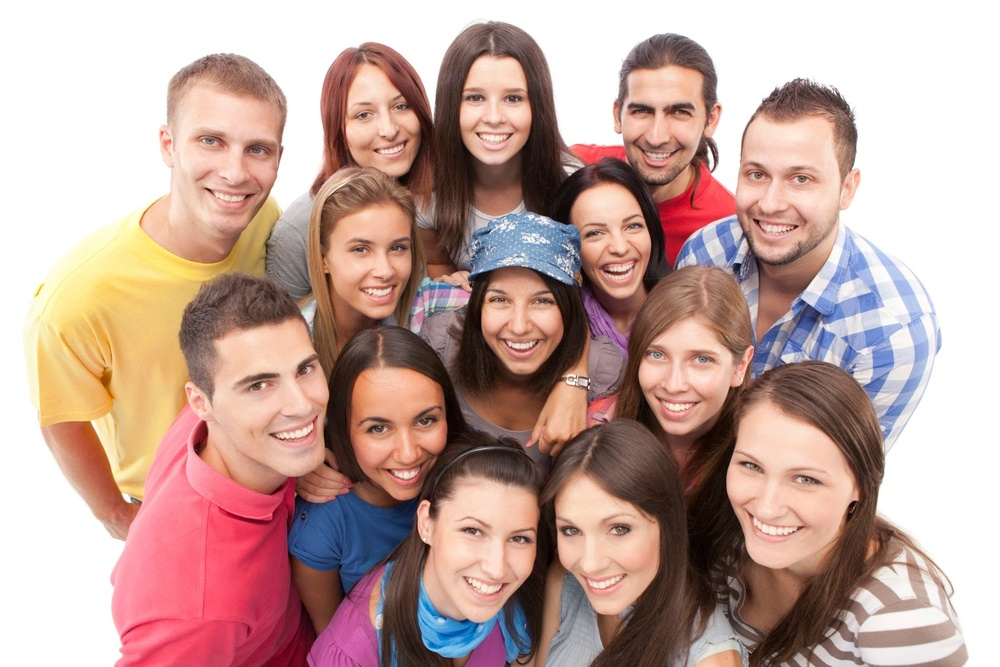
#> input picture FaceDetection-Python/data/sample_faces.jpeg, 1000 x 667 px, shrunk from 2048 x 1366 before the run
$ python 02-detect_face_by_haar.py
#> lines starting #> are read from the running program, lines starting #| are printed output that depends on the picture; after the words box and inside, x2 and y2 are one past the last pixel; in counts of white or black regions, pixels touching at a corner belong together
import cv2
import numpy as np
import sys
from pathlib import Path

def detect_faces_in_image(image_url):
    # 1. Load the Haar Cascade (included with OpenCV)
#> called with image_url = './data/sample_faces.jpeg'
    cascade_path = cv2.data.haarcascades + 'haarcascade_frontalface_default.xml'
    face_cascade = cv2.CascadeClassifier(cascade_path)

    # 2. Load the image
    img = cv2.imread(str(image_url))
#> img is the input picture: shape (667, 1000, 3); mean B, G, R 155.1, 162.6, 192.6
    if img is None:
        print("Error: Could not load image.")
        return

    # 3. Convert to Grayscale (Required for Haar Cascade)
    gray = cv2.cvtColor(img, cv2.COLOR_BGR2GRAY)
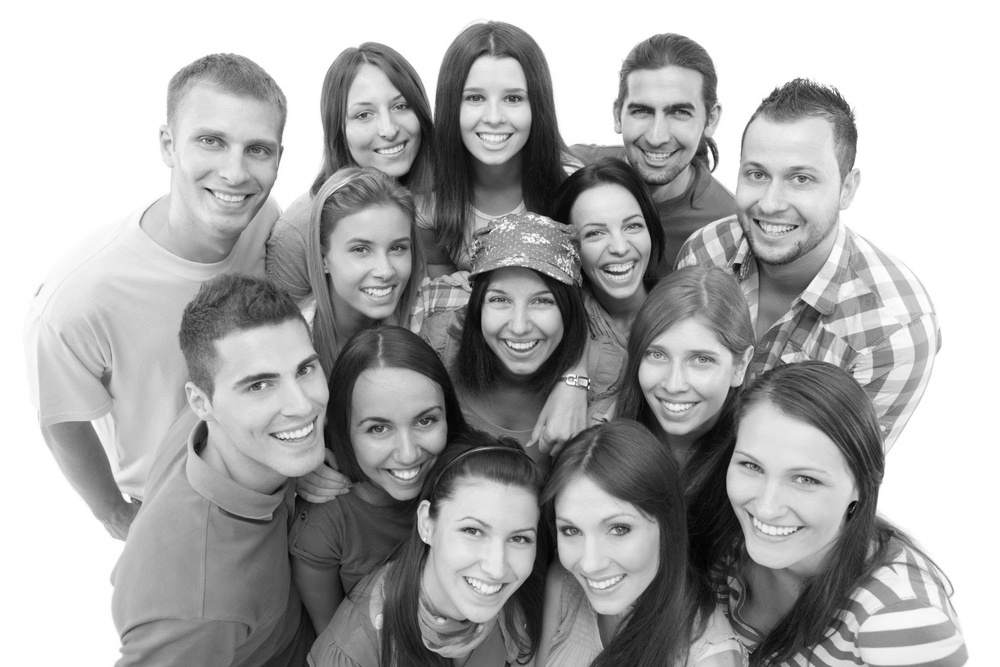
#> gray: shape (667, 1000); min 2, max 255, mean 170.7

    # 4. Detect Faces
    # scaleFactor=1.1: Reduces image size by 10% each pass to find faces of different sizes
    # minNeighbors=5: Higher values = fewer false positives
    faces = face_cascade.detectMultiScale(gray, scaleFactor=1.1, minNeighbors=5, minSize=(30, 30))
#> faces = 14 rows, first 6: [570, 194, 91, 91], [472, 269, 92, 92], [446, 61, 97, 97], [628, 319, 106, 106], [333, 74, 97, 97], [326, 209, 102, 102]

    print(f"Found {len(faces)} faces!")
#| Found 14 faces!

    # 5. Draw Rectangles
    for (x, y, w, h) in faces:
        cv2.rectangle(img, (x, y), (x + w, y + h), (255, 0, 0), 2)
#> this loop made 14 passes
#> (x, y, w, h) on passes 1 to 12: (570, 194, 91, 91), (472, 269, 92, 92), (446, 61, 97, 97), (628, 319, 106, 106), (333, 74, 97, 97), (326, 209, 102, 102), (604, 69, 112, 112), (537, 484, 123, 123), (339, 378, 121, 121), (717, 421, 140, 140), (431, 486, 126, 126), (164, 92, 139, 139)
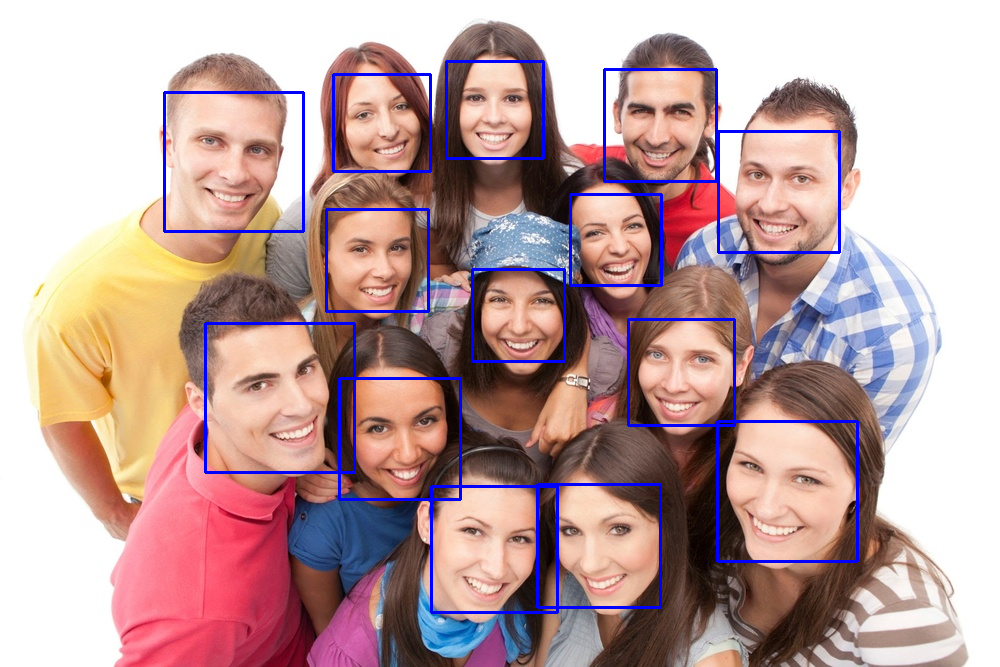
#> img: shape (667, 1000, 3); 2.88% of pixels changed, all inside (x1, y1, x2, y2) = (163, 60, 859, 614)

    # 6. Show and Save the result
    cv2.imshow('Detected Faces', img)
    cv2.imwrite('./output/detected_faces.jpg', img)
    print("Result saved as './output/detected_faces.jpg'")

    cv2.waitKey(0)
    cv2.destroyAllWindows()


if __name__ == "__main__":
    url = "./data/sample_faces.jpeg"
    #url = "./data/brendan.jpeg"
    # url = "./data/ryan.jpeg"
    # url = "./data/brendan_ryan.jpeg"

    image_path = Path(url)
    if not image_path.exists():
        print("❌ Image file not found")
        sys.exit(1)

    detect_faces_in_image(url)

$ run again, with FaceDetection-Python/data/brendan.jpeg copied over FaceDetection-Python/data/sample_faces.jpeg
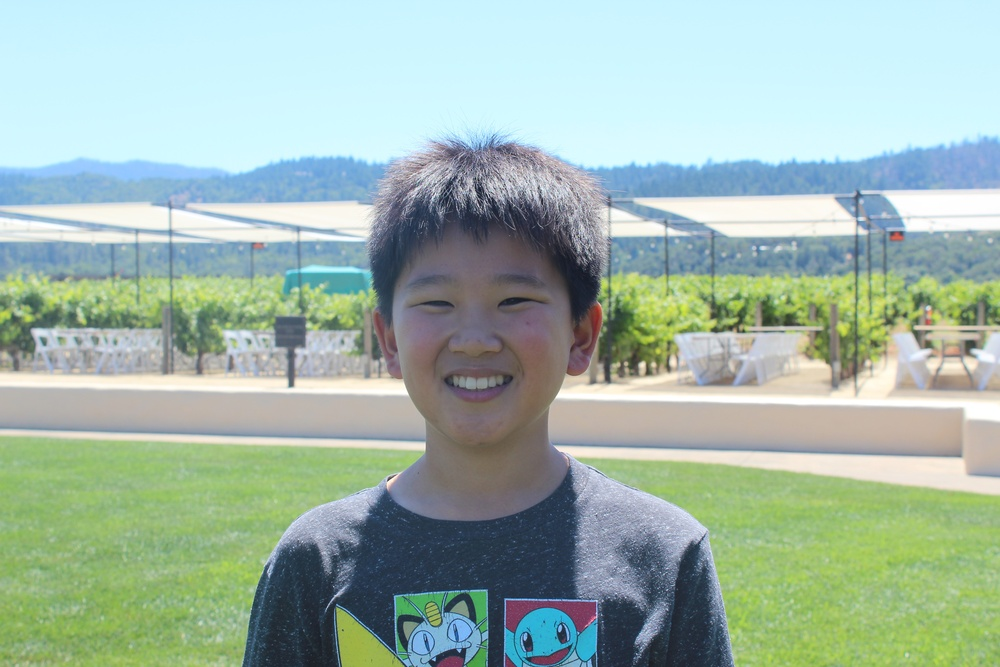
#> input picture FaceDetection-Python/data/brendan.jpeg, 1000 x 667 px, shrunk from 5184 x 3456 before the run
#> in detect_faces_in_image, img is the input picture: shape (667, 1000, 3); mean B, G, R 170.6, 182.3, 160.1
#> in detect_faces_in_image, `gray = cv2.cvtColor(img, cv2.COLOR_BGR2GRAY)`:
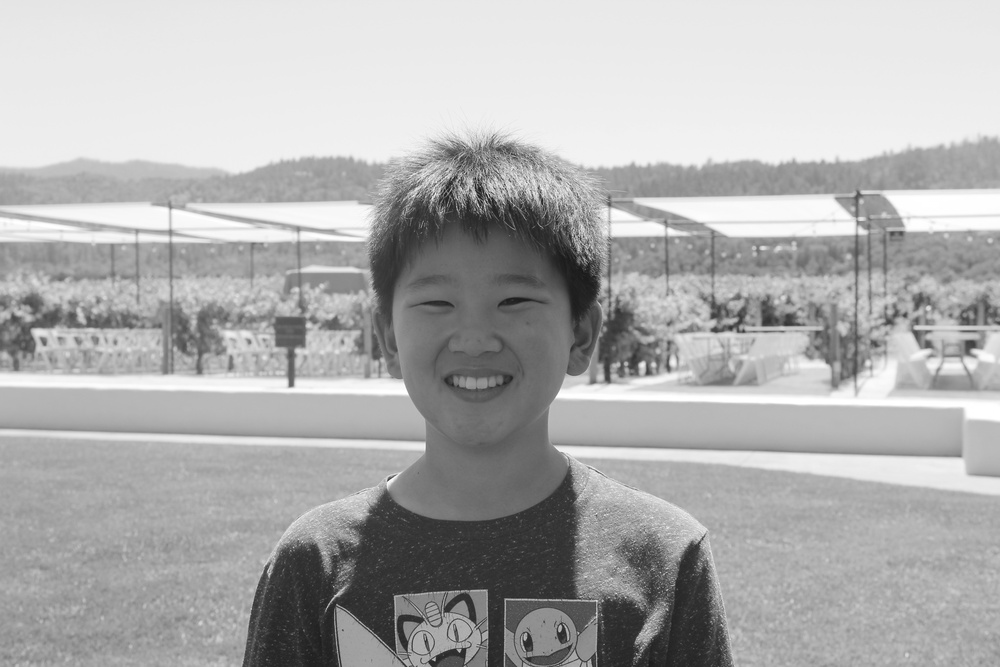
#> gray: shape (667, 1000); min 22, max 255, mean 174.3
#> faces = [[384, 233, 179, 179], [405, 326, 157, 157]]
#| Found 2 faces!
#> the loop in detect_faces_in_image, `for (x, y, w, h) in faces:` made 2 passes
#> after the loop in detect_faces_in_image, `for (x, y, w, h) in faces:`:
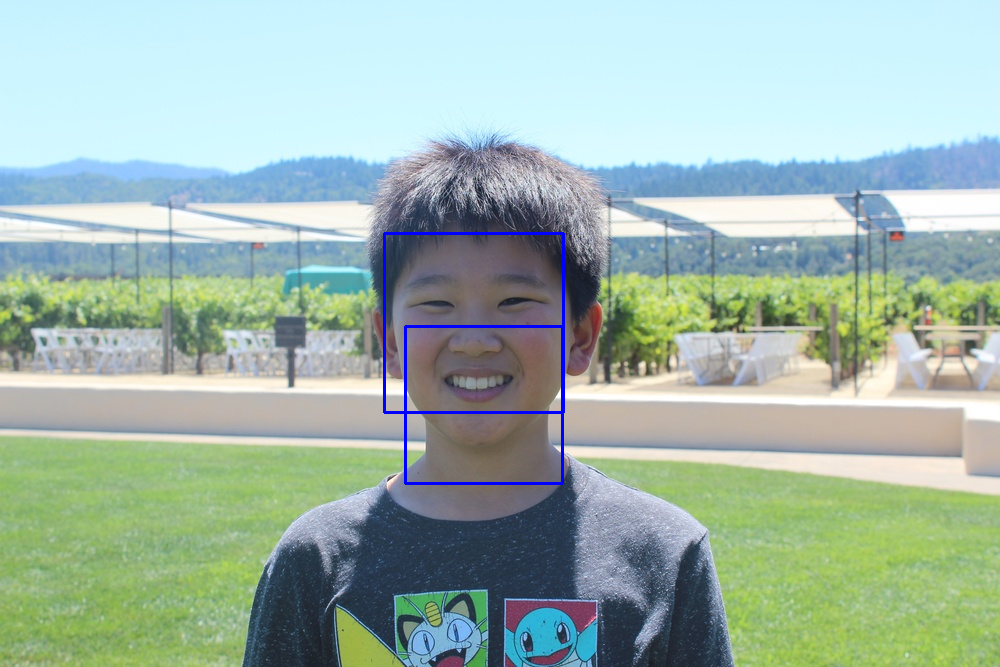
#> img: shape (667, 1000, 3); 0.57% of pixels changed, all inside (x1, y1, x2, y2) = (383, 232, 565, 485)

$ run again, with FaceDetection-Python/data/ryan.jpeg copied over FaceDetection-Python/data/sample_faces.jpeg
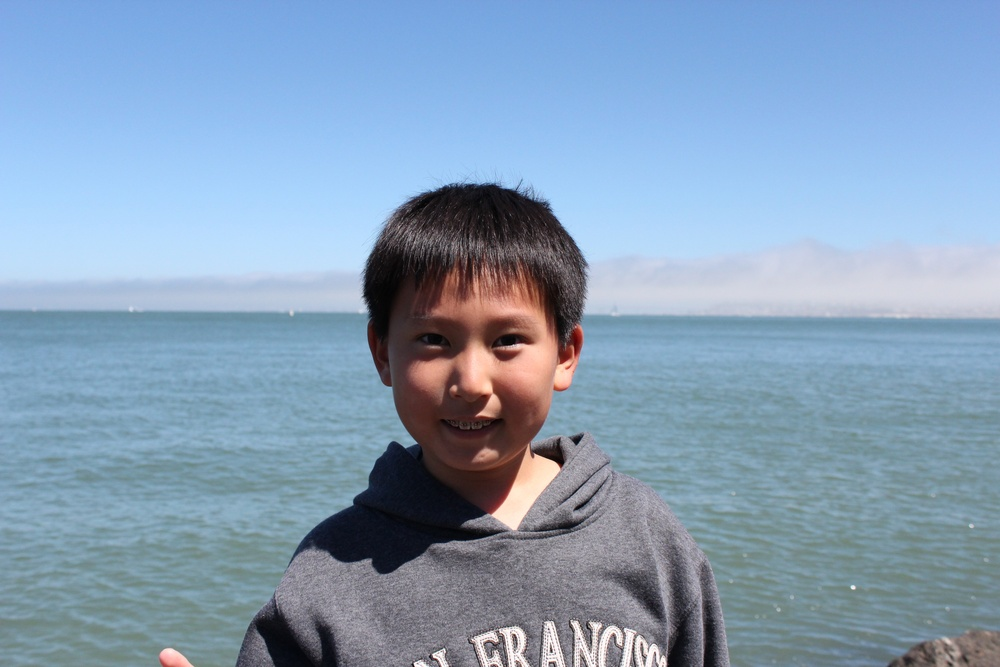
#> input picture FaceDetection-Python/data/ryan.jpeg, 1000 x 667 px, shrunk from 5184 x 3456 before the run
#> in detect_faces_in_image, img is the input picture: shape (667, 1000, 3); mean B, G, R 183.9, 158.9, 134.3
#> in detect_faces_in_image, `gray = cv2.cvtColor(img, cv2.COLOR_BGR2GRAY)`:
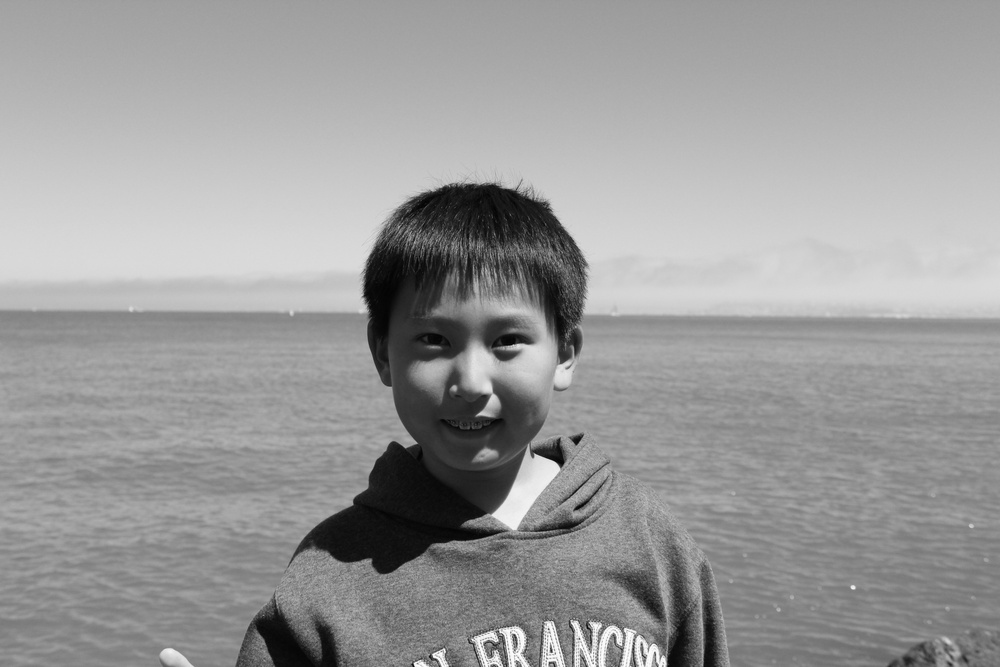
#> gray: shape (667, 1000); min 1, max 255, mean 154.4
#> faces = [[364, 260, 216, 216]]
#| Found 1 faces!
#> the loop in detect_faces_in_image, `for (x, y, w, h) in faces:` made 1 pass
#> after the loop in detect_faces_in_image, `for (x, y, w, h) in faces:`:
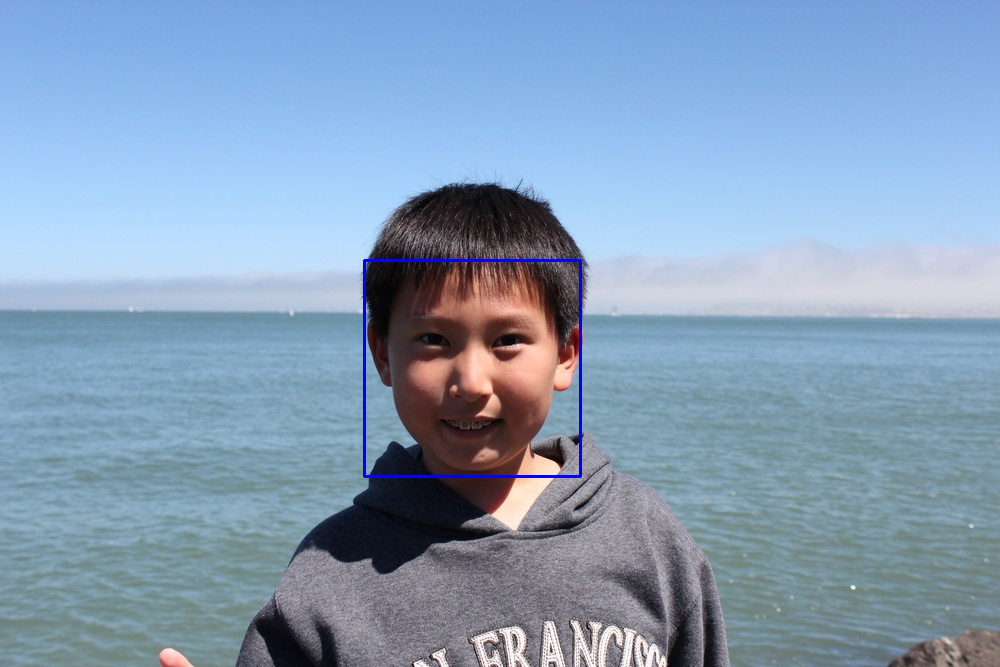
#> img: shape (667, 1000, 3); 0.39% of pixels changed, all inside (x1, y1, x2, y2) = (363, 259, 582, 478)

$ run again, with FaceDetection-Python/data/brendan_ryan.jpeg copied over FaceDetection-Python/data/sample_faces.jpeg
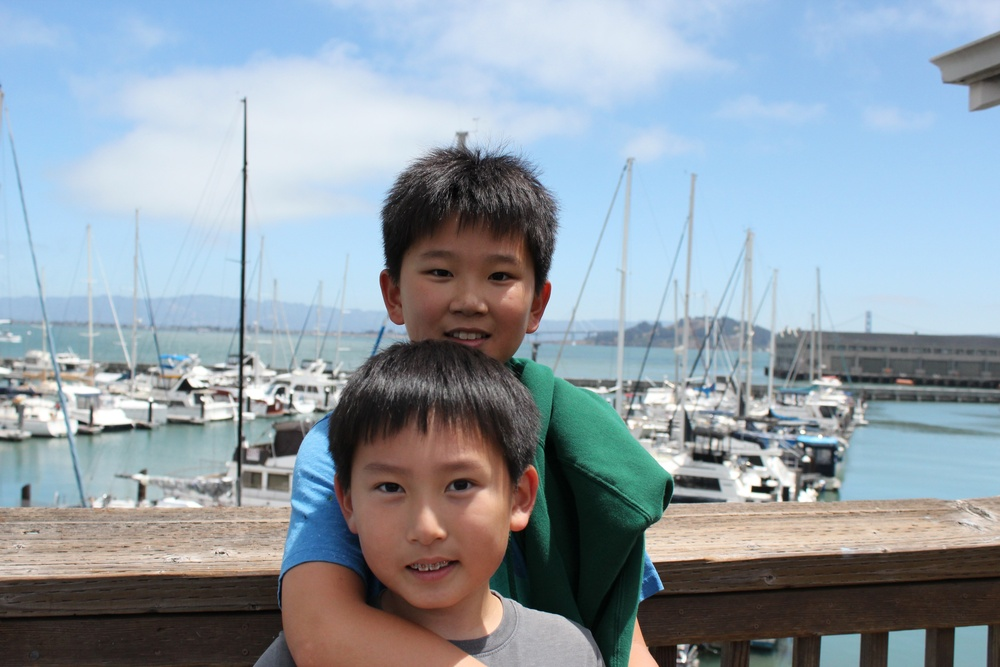
#> input picture FaceDetection-Python/data/brendan_ryan.jpeg, 1000 x 667 px, shrunk from 5184 x 3456 before the run
#> in detect_faces_in_image, img is the input picture: shape (667, 1000, 3); mean B, G, R 167.9, 157.5, 144.5
#> in detect_faces_in_image, `gray = cv2.cvtColor(img, cv2.COLOR_BGR2GRAY)`:
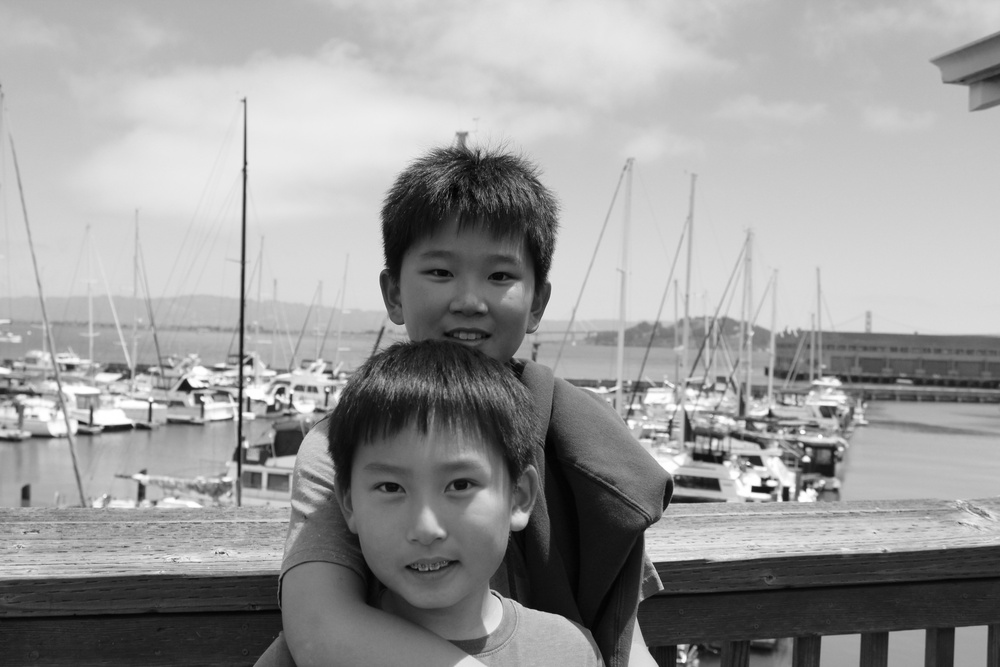
#> gray: shape (667, 1000); min 0, max 255, mean 154.8
#> faces = [[387, 208, 167, 167], [332, 416, 191, 191]]
#| Found 2 faces!
#> the loop in detect_faces_in_image, `for (x, y, w, h) in faces:` made 2 passes
#> after the loop in detect_faces_in_image, `for (x, y, w, h) in faces:`:
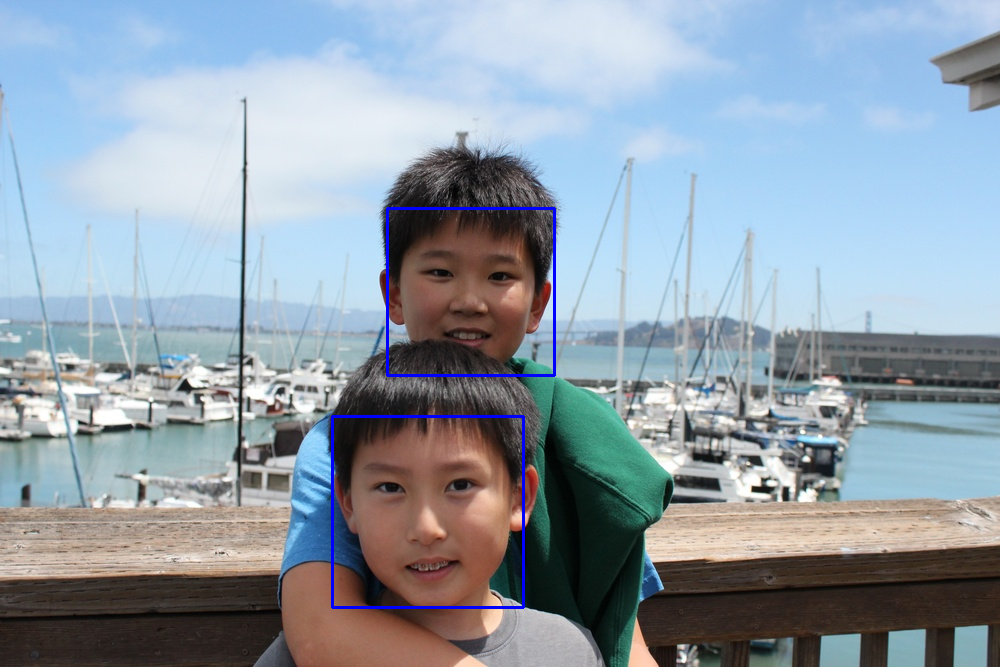
#> img: shape (667, 1000, 3); 0.64% of pixels changed, all inside (x1, y1, x2, y2) = (331, 207, 556, 609)
